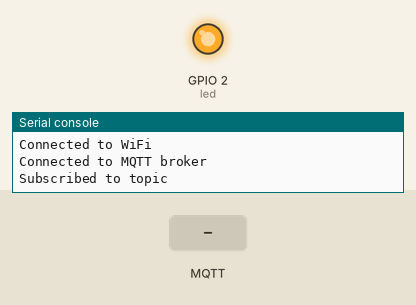
A program run on a simulated ESP8266 board running MicroPython. Parts: output pins drawn as LEDs (lit = HIGH, except the on-board LED, lit = LOW), the last lines printed to the serial console. The test bench sets the inputs (shaded band). WiFi joins after 1.5 s; no MQTT or app messages arrive unless stated.

Above: at 3.3 s.
3.4 s: MQTT message "on" arrives on the first subscribed topic
At 3.8 s:
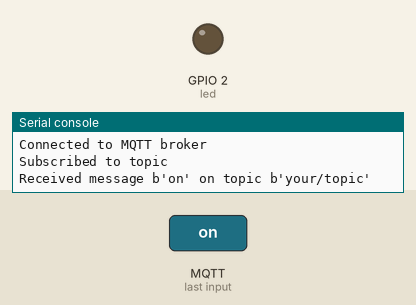
4.9 s: MQTT message "off" arrives on the first subscribed topic
At 6.2 s:
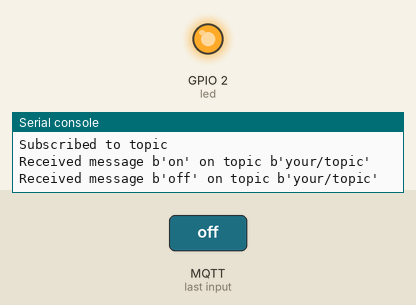
Timing chart, 0 to 7.9 s (numbered marks = the images above; inputs shaded):
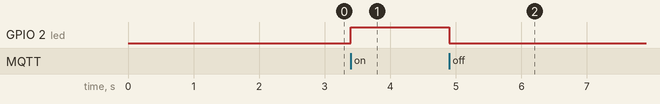

The program:

mqtt_subscribe.py
```python
import machine
import network
import time
from umqtt.simple import MQTTClient

# Setup the wifi connection
ssid = "your_wifi_ssid"
password = "your_wifi_password"

wifi = network.WLAN(network.STA_IF)
wifi.active(True)

# Connect to your wifi
wifi.connect(ssid, password)

# Wait until the board is connected to the WiFi
while not wifi.isconnected():
    time.sleep(1)
    print('Waiting for connection...')

print('Connected to WiFi')

# Setup the MQTT client
broker_address = "your_broker_address"
client_id = "your_client_id"
mqtt_client = MQTTClient(client_id, broker_address)

# Connect to your MQTT broker
mqtt_client.connect()

print('Connected to MQTT broker')

# Define the callback for handling received messages
def on_message(topic, message):
    print('Received message', message, 'on topic', topic)
    if message == b'on':
        led.on()
    elif message == b'off':
        led.off()

# Setup a GPIO Pin for the LED
led_pin = 2  # Replace with the GPIO pin connected to your LED
led = machine.Pin(led_pin, machine.Pin.OUT)

# Set the callback to the function on_message
mqtt_client.set_callback(on_message)

# Subscribe to a topic
topic = "your/topic"
mqtt_client.subscribe(topic)

print('Subscribed to topic')

# Wait for messages and handle them
while True:
    try:
        mqtt_client.wait_msg()
    except KeyboardInterrupt:
        print('Interrupted')
        mqtt_client.disconnect()
        break
```

Measured:
- after the input at 3.4 s, GPIO 2 (led): LOW → HIGH at once
- after the input at 4.9 s, GPIO 2 (led): HIGH → LOW at once
